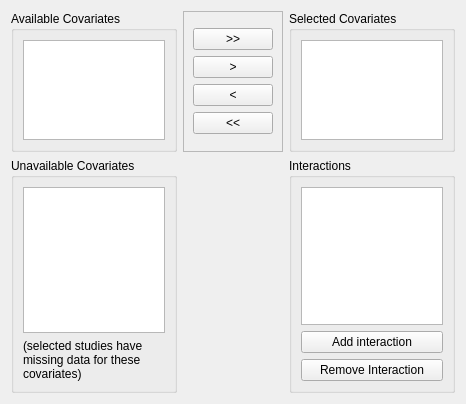
<?xml version="1.0" encoding="UTF-8"?>
<ui version="4.0">
 <class>WizardPage</class>
 <widget class="QWizardPage" name="WizardPage">
  <property name="geometry">
   <rect>
    <x>0</x>
    <y>0</y>
    <width>466</width>
    <height>404</height>
   </rect>
  </property>
  <property name="windowTitle">
   <string>WizardPage</string>
  </property>
  <layout class="QGridLayout" name="gridLayout">
   <item row="0" column="0">
    <widget class="QGroupBox" name="groupBox">
     <property name="sizePolicy">
      <sizepolicy hsizetype="Expanding" vsizetype="Expanding">
       <horstretch>0</horstretch>
       <verstretch>0</verstretch>
      </sizepolicy>
     </property>
     <property name="title">
      <string>Available Covariates</string>
     </property>
     <layout class="QVBoxLayout" name="verticalLayout_7">
      <item>
       <widget class="QListWidget" name="available_covs_listWidget"/>
      </item>
     </layout>
    </widget>
   </item>
   <item row="0" column="1">
    <widget class="QFrame" name="frame_2">
     <property name="frameShape">
      <enum>QFrame::StyledPanel</enum>
     </property>
     <property name="frameShadow">
      <enum>QFrame::Raised</enum>
     </property>
     <layout class="QVBoxLayout" name="verticalLayout_5">
      <item>
       <spacer name="verticalSpacer_2">
        <property name="orientation">
         <enum>Qt::Vertical</enum>
        </property>
        <property name="sizeHint" stdset="0">
         <size>
          <width>20</width>
          <height>40</height>
         </size>
        </property>
       </spacer>
      </item>
      <item>
       <widget class="QPushButton" name="add_all_pushbutton">
        <property name="text">
         <string>&gt;&gt;</string>
        </property>
       </widget>
      </item>
      <item>
       <widget class="QPushButton" name="add_pushbutton">
        <property name="text">
         <string>&gt;</string>
        </property>
       </widget>
      </item>
      <item>
       <widget class="QPushButton" name="remove_pushButton">
        <property name="text">
         <string>&lt;</string>
        </property>
       </widget>
      </item>
      <item>
       <widget class="QPushButton" name="remove_all_pushButton">
        <property name="text">
         <string>&lt;&lt;</string>
        </property>
       </widget>
      </item>
      <item>
       <spacer name="verticalSpacer">
        <property name="orientation">
         <enum>Qt::Vertical</enum>
        </property>
        <property name="sizeHint" stdset="0">
         <size>
          <width>20</width>
          <height>40</height>
         </size>
        </property>
       </spacer>
      </item>
     </layout>
    </widget>
   </item>
   <item row="0" column="2">
    <widget class="QGroupBox" name="groupBox_3">
     <property name="sizePolicy">
      <sizepolicy hsizetype="Expanding" vsizetype="Expanding">
       <horstretch>0</horstretch>
       <verstretch>2</verstretch>
      </sizepolicy>
     </property>
     <property name="title">
      <string>Selected Covariates</string>
     </property>
     <layout class="QVBoxLayout" name="verticalLayout_4">
      <item>
       <widget class="QListWidget" name="selected_covs_listWidget">
        <property name="minimumSize">
         <size>
          <width>0</width>
          <height>100</height>
         </size>
        </property>
       </widget>
      </item>
     </layout>
    </widget>
   </item>
   <item row="1" column="2">
    <widget class="QGroupBox" name="groupBox_2">
     <property name="title">
      <string>Interactions</string>
     </property>
     <layout class="QVBoxLayout" name="verticalLayout_2">
      <item>
       <widget class="QListWidget" name="interactions_listWidget"/>
      </item>
      <item>
       <layout class="QVBoxLayout" name="verticalLayout_3">
        <item>
         <widget class="QPushButton" name="add_interaction_pushButton">
          <property name="text">
           <string>Add interaction</string>
          </property>
         </widget>
        </item>
        <item>
         <widget class="QPushButton" name="remove_interaction_pushButton">
          <property name="text">
           <string>Remove Interaction</string>
          </property>
         </widget>
        </item>
       </layout>
      </item>
     </layout>
    </widget>
   </item>
   <item row="1" column="0">
    <widget class="QGroupBox" name="unavailable_covs_groupbox">
     <property name="sizePolicy">
      <sizepolicy hsizetype="Expanding" vsizetype="Expanding">
       <horstretch>0</horstretch>
       <verstretch>1</verstretch>
      </sizepolicy>
     </property>
     <property name="minimumSize">
      <size>
       <width>0</width>
       <height>0</height>
      </size>
     </property>
     <property name="baseSize">
      <size>
       <width>0</width>
       <height>0</height>
      </size>
     </property>
     <property name="title">
      <string>Unavailable Covariates</string>
     </property>
     <layout class="QVBoxLayout" name="verticalLayout">
      <item>
       <widget class="QListWidget" name="unavailable_covs_listWidget">
        <property name="enabled">
         <bool>true</bool>
        </property>
        <property name="sizePolicy">
         <sizepolicy hsizetype="Expanding" vsizetype="Expanding">
          <horstretch>0</horstretch>
          <verstretch>0</verstretch>
         </sizepolicy>
        </property>
        <property name="maximumSize">
         <size>
          <width>16777215</width>
          <height>150</height>
         </size>
        </property>
       </widget>
      </item>
      <item>
       <widget class="QLabel" name="label">
        <property name="text">
         <string>(selected studies have missing data for these covariates)</string>
        </property>
        <property name="wordWrap">
         <bool>true</bool>
        </property>
       </widget>
      </item>
     </layout>
    </widget>
   </item>
  </layout>
 </widget>
 <resources/>
 <connections/>
</ui>
